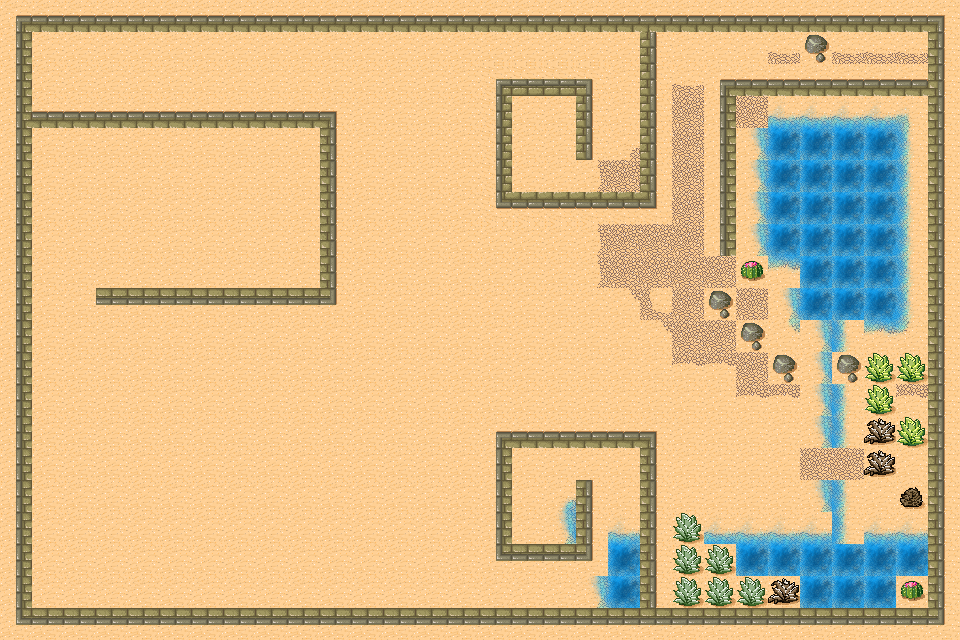

The image is a tile-based game level rendered from a .tmx file. Its description and complete source (layers, tilesets, objects, tile grids) follow:
An orthogonal 30x20 tile map with 32x32 px tiles, 2 tile layers (Ground, Borders).

<map version="1.8" tiledversion="1.8.5" orientation="orthogonal" renderorder="right-down" width="30" height="20" tilewidth="32" tileheight="32" infinite="0" nextlayerid="3" nextobjectid="1">
 <tileset firstgid="1" source="desert-with-water.tsx" />
 <layer id="1" name="Ground" width="30" height="20">
  <data encoding="csv">
39,39,39,39,39,39,39,39,39,39,39,39,39,39,39,39,39,39,39,39,39,39,39,39,39,39,39,39,39,39,
39,39,39,39,39,39,39,39,39,39,39,39,39,39,39,39,39,39,39,39,39,39,39,39,7,7,7,7,7,7,
39,39,39,39,39,39,39,39,39,39,39,39,39,39,39,39,39,39,39,39,39,7,7,6,18,18,18,18,18,18,
39,39,39,39,39,39,39,39,39,39,39,39,39,39,39,39,39,39,39,39,6,18,18,18,10,10,10,10,11,18,
39,39,39,39,39,39,39,39,39,39,39,39,39,39,39,39,39,39,39,6,18,18,18,20,21,21,21,21,22,18,
39,39,39,39,39,39,39,39,39,39,39,39,39,39,39,39,39,39,17,18,18,18,18,20,21,21,21,21,22,18,
39,39,39,39,39,39,39,39,39,39,39,39,39,39,39,39,39,39,17,18,18,18,18,20,21,21,21,21,22,18,
39,39,39,39,39,39,39,39,39,39,39,39,39,39,39,39,39,39,17,18,18,18,18,20,21,21,21,21,22,18,
39,39,39,39,39,39,39,39,39,39,39,39,39,39,39,39,39,39,17,18,18,18,18,18,20,21,21,21,22,18,
39,39,39,39,39,39,39,39,39,39,39,39,39,39,39,39,39,39,39,28,15,18,18,18,20,21,21,21,22,18,
39,39,39,39,39,39,39,39,39,39,39,39,39,39,39,39,39,39,39,39,28,18,18,18,31,20,22,32,33,18,
39,39,39,39,39,39,39,39,39,39,39,39,39,39,39,39,39,39,39,39,39,29,29,18,18,20,22,18,18,18,
39,39,39,39,39,39,39,39,39,39,39,39,39,39,39,39,39,39,39,39,39,39,39,29,29,20,22,29,29,29,
39,39,39,39,39,39,39,39,39,39,39,39,39,39,39,39,39,39,39,39,39,39,39,39,39,20,22,39,39,39,
39,39,39,39,39,39,39,39,39,39,39,39,39,39,39,39,39,39,39,39,39,39,39,39,39,18,18,39,39,39,
39,39,39,39,39,39,39,39,39,39,39,39,39,39,39,39,39,9,9,39,39,39,39,39,39,20,22,39,39,39,
39,39,39,39,39,39,39,39,39,39,39,39,39,39,39,39,39,20,21,10,10,10,10,10,10,10,22,10,10,10,
39,39,39,39,39,39,39,39,39,39,39,39,39,39,39,39,39,31,20,21,21,21,21,21,21,21,21,21,21,21,
39,39,39,39,39,39,39,39,39,39,39,39,39,39,39,39,39,39,20,21,21,21,21,21,21,21,21,21,21,21,
39,39,39,39,39,39,39,39,39,39,39,39,39,39,39,39,39,39,39,20,21,21,21,21,21,21,21,21,21,21
</data>
 </layer>
 <layer id="2" name="Borders" width="30" height="20">
  <data encoding="csv">
1,2,2,2,2,2,2,2,2,2,2,2,2,2,2,2,2,2,2,2,2,2,2,2,2,2,2,2,2,3,
12,0,0,0,0,0,0,0,0,0,0,0,0,0,0,0,0,0,0,0,1073741838,0,0,0,0,41,0,0,0,14,
12,0,0,0,0,0,0,0,0,0,0,0,0,0,0,1073741847,1073741848,1073741848,1073741849,0,1073741838,0,1,2,2,2,2,2,2,14,
12,2,2,2,2,2,2,2,2,2,3,0,0,0,0,1073741836,0,0,1073741838,0,1073741838,0,12,0,0,0,0,0,0,14,
12,0,0,0,0,0,0,39,39,39,14,0,0,0,0,1073741836,0,0,1073741838,0,1073741838,0,12,0,0,0,0,0,0,14,
12,0,0,0,0,0,0,0,0,0,14,0,0,0,0,1073741836,0,0,0,0,1073741838,0,12,0,0,0,0,0,0,14,
12,0,0,0,0,0,0,0,0,0,14,0,0,0,0,1073741825,1073741826,1073741826,1073741826,1073741826,1073741827,0,12,0,0,0,0,0,0,14,
12,0,0,0,0,0,0,0,0,0,14,0,0,0,0,0,0,0,0,0,0,0,12,0,0,0,0,0,0,14,
12,0,0,0,0,0,0,0,0,0,14,0,0,0,0,0,0,0,0,0,0,0,0,40,32,0,0,0,0,14,
12,0,0,24,24,24,24,24,24,24,25,0,0,0,0,0,0,0,0,0,0,0,41,0,0,0,0,0,0,14,
12,0,0,0,0,0,0,0,0,0,0,0,0,0,0,0,0,0,0,0,0,0,0,41,0,0,0,0,0,14,
12,0,0,0,0,0,0,0,0,0,0,0,0,0,0,0,0,0,0,0,0,0,0,0,41,0,41,52,52,14,
12,0,0,0,0,0,0,0,0,0,0,0,0,0,0,0,0,0,0,0,0,0,0,0,0,0,0,52,0,14,
12,0,0,0,0,0,0,0,0,0,0,0,0,0,0,1,2,2,2,2,3,0,0,0,0,0,0,51,52,14,
12,0,0,0,0,0,0,0,0,0,0,0,0,0,0,12,0,0,0,0,14,0,0,0,0,0,0,51,0,14,
12,0,0,0,0,0,0,0,0,0,0,0,0,0,0,12,0,0,14,0,14,0,0,0,0,0,0,0,62,14,
12,0,0,0,0,0,0,0,0,0,0,0,0,0,0,12,0,0,14,0,14,50,0,0,0,0,0,0,0,14,
12,0,0,0,0,0,0,0,0,0,0,0,0,0,0,23,24,24,25,0,14,50,50,0,0,0,0,0,0,14,
12,0,0,0,0,0,0,0,0,0,0,0,0,0,0,0,0,0,0,0,14,50,50,50,54,0,0,0,43,14,
23,24,24,24,24,24,24,24,24,24,24,24,24,24,24,24,24,24,24,24,24,24,24,24,24,24,24,24,24,25
</data>
 </layer>
</map>
